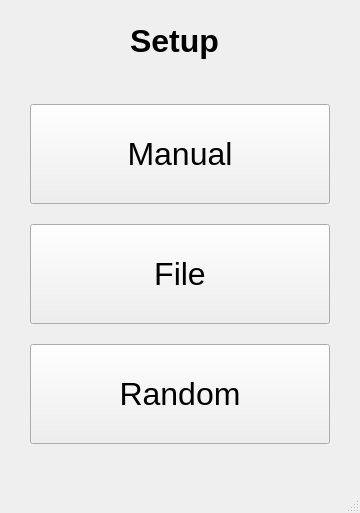
<?xml version="1.0" encoding="UTF-8"?>
<ui version="4.0">
 <class>MainWindow</class>
 <widget class="QMainWindow" name="MainWindow">
  <property name="geometry">
   <rect>
    <x>0</x>
    <y>0</y>
    <width>360</width>
    <height>513</height>
   </rect>
  </property>
  <property name="minimumSize">
   <size>
    <width>360</width>
    <height>513</height>
   </size>
  </property>
  <property name="maximumSize">
   <size>
    <width>360</width>
    <height>513</height>
   </size>
  </property>
  <property name="windowTitle">
   <string>MainWindow</string>
  </property>
  <widget class="QWidget" name="centralwidget">
   <widget class="QWidget" name="verticalLayoutWidget">
    <property name="geometry">
     <rect>
      <x>30</x>
      <y>90</y>
      <width>301</width>
      <height>371</height>
     </rect>
    </property>
    <layout class="QVBoxLayout" name="verticalLayout">
     <item>
      <widget class="QPushButton" name="manualButton">
       <property name="minimumSize">
        <size>
         <width>0</width>
         <height>100</height>
        </size>
       </property>
       <property name="maximumSize">
        <size>
         <width>300</width>
         <height>16777215</height>
        </size>
       </property>
       <property name="font">
        <font>
         <family>Arial</family>
         <pointsize>24</pointsize>
        </font>
       </property>
       <property name="text">
        <string>Manual</string>
       </property>
      </widget>
     </item>
     <item>
      <widget class="QPushButton" name="fileButton">
       <property name="minimumSize">
        <size>
         <width>0</width>
         <height>100</height>
        </size>
       </property>
       <property name="maximumSize">
        <size>
         <width>300</width>
         <height>16777215</height>
        </size>
       </property>
       <property name="font">
        <font>
         <family>Arial</family>
         <pointsize>24</pointsize>
        </font>
       </property>
       <property name="text">
        <string>File</string>
       </property>
      </widget>
     </item>
     <item>
      <widget class="QPushButton" name="randomButton">
       <property name="minimumSize">
        <size>
         <width>100</width>
         <height>100</height>
        </size>
       </property>
       <property name="maximumSize">
        <size>
         <width>300</width>
         <height>16777215</height>
        </size>
       </property>
       <property name="font">
        <font>
         <family>Arial</family>
         <pointsize>24</pointsize>
        </font>
       </property>
       <property name="text">
        <string>Random</string>
       </property>
      </widget>
     </item>
    </layout>
   </widget>
   <widget class="QLabel" name="label">
    <property name="geometry">
     <rect>
      <x>130</x>
      <y>10</y>
      <width>111</width>
      <height>61</height>
     </rect>
    </property>
    <property name="font">
     <font>
      <family>Arial</family>
      <pointsize>24</pointsize>
      <weight>75</weight>
      <bold>true</bold>
     </font>
    </property>
    <property name="text">
     <string>Setup</string>
    </property>
   </widget>
  </widget>
  <widget class="QMenuBar" name="menubar">
   <property name="geometry">
    <rect>
     <x>0</x>
     <y>0</y>
     <width>360</width>
     <height>26</height>
    </rect>
   </property>
  </widget>
  <widget class="QStatusBar" name="statusbar"/>
 </widget>
 <resources/>
 <connections/>
</ui>
